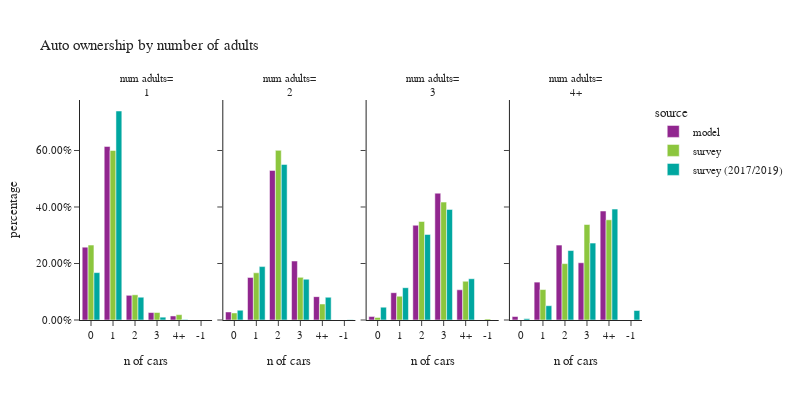

The notebook cell saved with this chart:
### Code cell
plot_auto(hh.loc[hh['num_adults_simple']!="0"],'num_adults_simple','number of adults','num adults')

### Figure 1 — Plotly figure (JSON) as saved in the notebook; plotly's stock layout.template omitted (floating-point values rounded to 4 significant figures)
{"data": [{"alignmentgroup": "True", "customdata": [[135120], [322103], [45817], [13830], [7498]], "hovertemplate": "source=model<br>num_adults_simple=1<br>auto_ownership_simple=%{x}<br>percentage=%{y}<br>sample count=%{customdata[0]}<extra></extra>", "legendgroup": "model", "marker": {"color": "#91268F", "pattern": {"shape": ""}}, "name": "model", "offsetgroup": "model", "orientation": "v", "showlegend": true, "textposition": "auto", "type": "bar", "x": ["0", "1", "2", "3", "4+"], "xaxis": "x", "y": [0.2577, 0.6143, 0.08738, 0.02637, 0.0143], "yaxis": "y"}, {"alignmentgroup": "True", "customdata": [[24301], [128832], [452696], [178509], [70733]], "hovertemplate": "source=model<br>num_adults_simple=2<br>auto_ownership_simple=%{x}<br>percentage=%{y}<br>sample count=%{customdata[0]}<extra></extra>", "legendgroup": "model", "marker": {"color": "#91268F", "pattern": {"shape": ""}}, "name": "model", "offsetgroup": "model", "orientation": "v", "showlegend": false, "textposition": "auto", "type": "bar", "x": ["0", "1", "2", "3", "4+"], "xaxis": "x2", "y": [0.02842, 0.1507, 0.5294, 0.2088, 0.08272], "yaxis": "y2"}, {"alignmentgroup": "True", "customdata": [[2530], [20097], [69724], [93308], [22214]], "hovertemplate": "source=model<br>num_adults_simple=3<br>auto_ownership_simple=%{x}<br>percentage=%{y}<br>sample count=%{customdata[0]}<extra></extra>", "legendgroup": "model", "marker": {"color": "#91268F", "pattern": {"shape": ""}}, "name": "model", "offsetgroup": "model", "orientation": "v", "showlegend": false, "textposition": "auto", "type": "bar", "x": ["0", "1", "2", "3", "4+"], "xaxis": "x3", "y": [0.01217, 0.09668, 0.3354, 0.4489, 0.1069], "yaxis": "y3"}, {"alignmentgroup": "True", "customdata": [[1829], [19956], [39473], [30156], [57403]], "hovertemplate": "source=model<br>num_adults_simple=4+<br>auto_ownership_simple=%{x}<br>percentage=%{y}<br>sample count=%{customdata[0]}<extra></extra>", "legendgroup": "model", "marker": {"color": "#91268F", "pattern": {"shape": ""}}, "name": "model", "offsetgroup": "model", "orientation": "v", "showlegend": false, "textposition": "auto", "type": "bar", "x": ["0", "1", "2", "3", "4+"], "xaxis": "x4", "y": [0.01229, 0.1341, 0.2652, 0.2026, 0.3857], "yaxis": "y4"}, {"alignmentgroup": "True", "customdata": [[493], [952], [119], [24], [14]], "hovertemplate": "source=survey<br>num_adults_simple=1<br>auto_ownership_simple=%{x}<br>percentage=%{y}<br>sample count=%{customdata[0]}<extra></extra>", "legendgroup": "survey", "marker": {"color": "#8CC63E", "pattern": {"shape": ""}}, "name": "survey", "offsetgroup": "survey", "orientation": "v", "showlegend": true, "textposition": "auto", "type": "bar", "x": ["0", "1", "2", "3", "4+"], "xaxis": "x", "y": [0.2653, 0.6001, 0.08915, 0.02649, 0.0189], "yaxis": "y"}, {"alignmentgroup": "True", "customdata": [[77], [580], [823], [157], [56]], "hovertemplate": "source=survey<br>num_adults_simple=2<br>auto_ownership_simple=%{x}<br>percentage=%{y}<br>sample count=%{customdata[0]}<extra></extra>", "legendgroup": "survey", "marker": {"color": "#8CC63E", "pattern": {"shape": ""}}, "name": "survey", "offsetgroup": "survey", "orientation": "v", "showlegend": false, "textposition": "auto", "type": "bar", "x": ["0", "1", "2", "3", "4+"], "xaxis": "x2", "y": [0.02499, 0.167, 0.6004, 0.1509, 0.05667], "yaxis": "y2"}, {"alignmentgroup": "True", "customdata": [[1], [2], [35], [75], [62], [23]], "hovertemplate": "source=survey<br>num_adults_simple=3<br>auto_ownership_simple=%{x}<br>percentage=%{y}<br>sample count=%{customdata[0]}<extra></extra>", "legendgroup": "survey", "marker": {"color": "#8CC63E", "pattern": {"shape": ""}}, "name": "survey", "offsetgroup": "survey", "orientation": "v", "showlegend": false, "textposition": "auto", "type": "bar", "x": ["-1", "0", "1", "2", "3", "4+"], "xaxis": "x3", "y": [0.003609, 0.009111, 0.0842, 0.3486, 0.4173, 0.1371], "yaxis": "y3"}, {"alignmentgroup": "True", "customdata": [[9], [17], [25], [25]], "hovertemplate": "source=survey<br>num_adults_simple=4+<br>auto_ownership_simple=%{x}<br>percentage=%{y}<br>sample count=%{customdata[0]}<extra></extra>", "legendgroup": "survey", "marker": {"color": "#8CC63E", "pattern": {"shape": ""}}, "name": "survey", "offsetgroup": "survey", "orientation": "v", "showlegend": false, "textposition": "auto", "type": "bar", "x": ["1", "2", "3", "4+"], "xaxis": "x4", "y": [0.1077, 0.1996, 0.338, 0.3547], "yaxis": "y4"}, {"alignmentgroup": "True", "customdata": [[781], [1653], [132], [22], [5]], "hovertemplate": "source=survey (2017/2019)<br>num_adults_simple=1<br>auto_ownership_simple=%{x}<br>percentage=%{y}<br>sample count=%{customdata[0]}<extra></extra>", "legendgroup": "survey (2017/2019)", "marker": {"color": "#00A7A0", "pattern": {"shape": ""}}, "name": "survey (2017/2019)", "offsetgroup": "survey (2017/2019)", "orientation": "v", "showlegend": true, "textposition": "auto", "type": "bar", "x": ["0", "1", "2", "3", "4+"], "xaxis": "x", "y": [0.1677, 0.7398, 0.08064, 0.01, 0.001862], "yaxis": "y"}, {"alignmentgroup": "True", "customdata": [[2], [272], [1245], [1394], [217], [90]], "hovertemplate": "source=survey (2017/2019)<br>num_adults_simple=2<br>auto_ownership_simple=%{x}<br>percentage=%{y}<br>sample count=%{customdata[0]}<extra></extra>", "legendgroup": "survey (2017/2019)", "marker": {"color": "#00A7A0", "pattern": {"shape": ""}}, "name": "survey (2017/2019)", "offsetgroup": "survey (2017/2019)", "orientation": "v", "showlegend": false, "textposition": "auto", "type": "bar", "x": ["-1", "0", "1", "2", "3", "4+"], "xaxis": "x2", "y": [0.0008792, 0.03454, 0.1891, 0.5506, 0.1444, 0.08052], "yaxis": "y2"}, {"alignmentgroup": "True", "customdata": [[20], [51], [105], [90], [27]], "hovertemplate": "source=survey (2017/2019)<br>num_adults_simple=3<br>auto_ownership_simple=%{x}<br>percentage=%{y}<br>sample count=%{customdata[0]}<extra></extra>", "legendgroup": "survey (2017/2019)", "marker": {"color": "#00A7A0", "pattern": {"shape": ""}}, "name": "survey (2017/2019)", "offsetgroup": "survey (2017/2019)", "orientation": "v", "showlegend": false, "textposition": "auto", "type": "bar", "x": ["0", "1", "2", "3", "4+"], "xaxis": "x3", "y": [0.04541, 0.1144, 0.3028, 0.3914, 0.146], "yaxis": "y3"}, {"alignmentgroup": "True", "customdata": [[1], [4], [11], [31], [18], [19]], "hovertemplate": "source=survey (2017/2019)<br>num_adults_simple=4+<br>auto_ownership_simple=%{x}<br>percentage=%{y}<br>sample count=%{customdata[0]}<extra></extra>", "legendgroup": "survey (2017/2019)", "marker": {"color": "#00A7A0", "pattern": {"shape": ""}}, "name": "survey (2017/2019)", "offsetgroup": "survey (2017/2019)", "orientation": "v", "showlegend": false, "textposition": "auto", "type": "bar", "x": ["-1", "0", "1", "2", "3", "4+"], "xaxis": "x4", "y": [0.03364, 0.004748, 0.05062, 0.2459, 0.2724, 0.3928], "yaxis": "y4"}], "layout": {"annotations": [{"font": {}, "showarrow": false, "text": "num adults=<br>1", "x": 0.1175, "xanchor": "center", "xref": "paper", "y": 1.0, "yanchor": "bottom", "yref": "paper"}, {"font": {}, "showarrow": false, "text": "num adults=<br>2", "x": 0.3725, "xanchor": "center", "xref": "paper", "y": 1.0, "yanchor": "bottom", "yref": "paper"}, {"font": {}, "showarrow": false, "text": "num adults=<br>3", "x": 0.6275, "xanchor": "center", "xref": "paper", "y": 1.0, "yanchor": "bottom", "yref": "paper"}, {"font": {}, "showarrow": false, "text": "num adults=<br>4+", "x": 0.8825, "xanchor": "center", "xref": "paper", "y": 1.0, "yanchor": "bottom", "yref": "paper"}], "barmode": "group", "font": {"size": 11}, "height": 400, "legend": {"title": {"text": "source"}, "tracegroupgap": 0}, "title": {"text": "Auto ownership by number of adults"}, "width": 800, "xaxis": {"anchor": "y", "domain": [0.0, 0.235], "title": {"text": "n of cars"}}, "xaxis2": {"anchor": "y2", "domain": [0.255, 0.49], "matches": "x", "title": {"text": "n of cars"}}, "xaxis3": {"anchor": "y3", "domain": [0.51, 0.745], "matches": "x", "title": {"text": "n of cars"}}, "xaxis4": {"anchor": "y4", "domain": [0.765, 1.0], "matches": "x", "title": {"text": "n of cars"}}, "yaxis": {"anchor": "x", "domain": [0.0, 1.0], "tickformat": ".2%", "title": {"text": "percentage"}}, "yaxis2": {"anchor": "x2", "domain": [0.0, 1.0], "matches": "y", "showticklabels": false, "tickformat": ".2%"}, "yaxis3": {"anchor": "x3", "domain": [0.0, 1.0], "matches": "y", "showticklabels": false, "tickformat": ".2%"}, "yaxis4": {"anchor": "x4", "domain": [0.0, 1.0], "matches": "y", "showticklabels": false, "tickformat": ".2%"}}}
